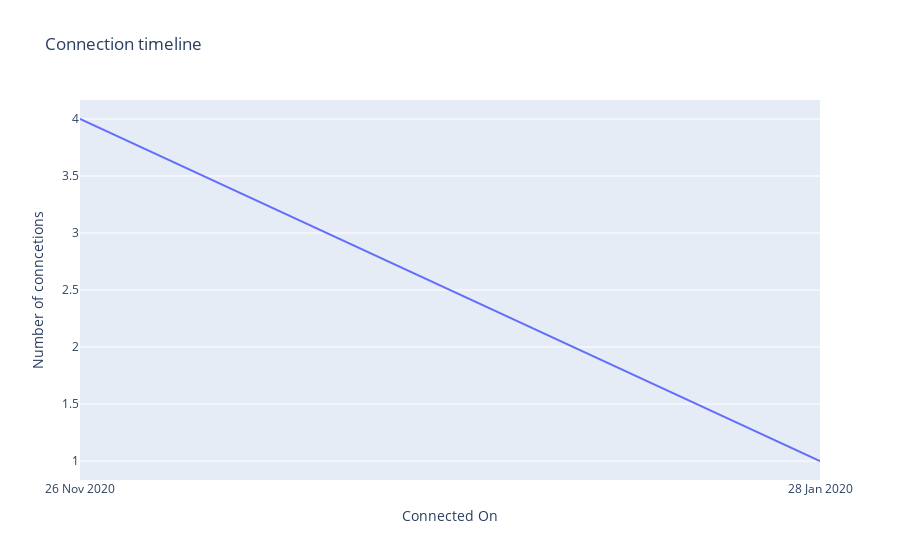

The notebook cell this image was saved under:
### Code cell
px.line(lkd.groupby('Connected On').count().reset_index(),
       x='Connected On',
       y='First Name',
       labels = {'First Name':'Number of conncetions'},
       title = 'Connection timeline')

### Figure 1 — Plotly figure (JSON) as saved in the notebook; plotly's stock layout.template omitted (floating-point values rounded to 4 significant figures)
{"data": [{"hovertemplate": "Connected On=%{x}<br>Number of conncetions=%{y}<extra></extra>", "legendgroup": "", "line": {"color": "#636efa", "dash": "solid"}, "marker": {"symbol": "circle"}, "mode": "lines", "name": "", "orientation": "v", "showlegend": false, "type": "scatter", "x": ["26 Nov 2020", "28 Jan 2020"], "xaxis": "x", "y": [4, 1], "yaxis": "y"}], "layout": {"autosize": true, "legend": {"tracegroupgap": 0}, "title": {"text": "Connection timeline"}, "xaxis": {"anchor": "y", "autorange": true, "domain": [0, 1], "range": [0, 1], "title": {"text": "Connected On"}, "type": "category"}, "yaxis": {"anchor": "x", "autorange": true, "domain": [0, 1], "range": [0.8333, 4.167], "title": {"text": "Number of conncetions"}, "type": "linear"}}}
